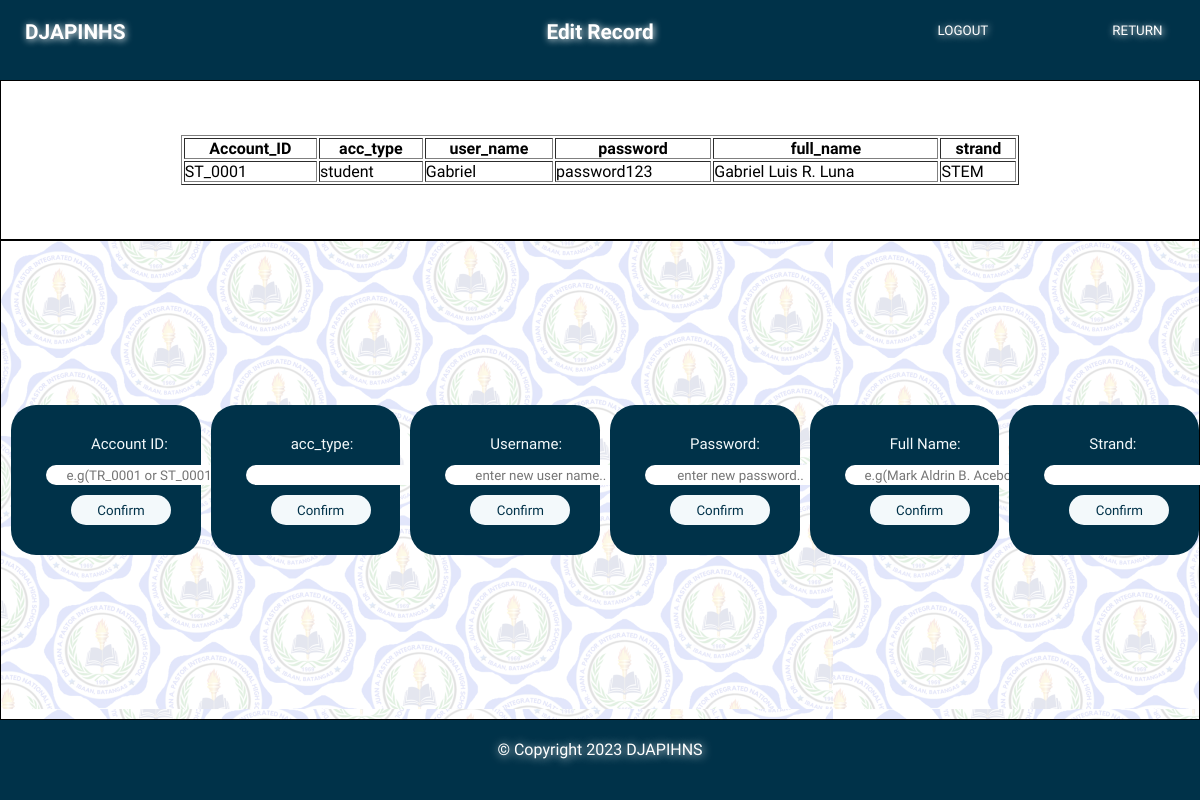
The page /EditAccountRecords.php?id=ST_0001 on the database its author committed.
### tables this page shows
CREATE TABLE `user_accounts` (
  `Account_ID` varchar(7) NOT NULL,
  `acc_type` varchar(7) NOT NULL DEFAULT 'student',
  `user_name` varchar(50) NOT NULL,
  `password` varchar(50) NOT NULL,
  `full_name` varchar(100) NOT NULL,
  `strand` varchar(10) NOT NULL DEFAULT 'FACULTY'
);

### EditAccountRecords.php (the view, shortened to what this page needs)
<?php
    include("scripts/functions.php");
    $ID = $_GET["id"];
?>
<!DOCTYPE html>
<html lang="en">
<head>
    <link rel="stylesheet" href="css/Editaccount.css">
    <link rel="stylesheet" href="css/index.css">
</head>
<body>
    <header>
        <nav class="NavBar">
            <h2>Edit Record</h2>
         <h2 class="djaphins">DJAPINHS</h2>
            <ul>
                <li>
                    <form action="EditAccountRecords.php?id=<?php echo $ID;?>" method="post">
                        <button type="submit" name="logout" class="log">LOGOUT</button>
                        <button type="submit" name="adminmenu" class="menu">RETURN</button>
                    </form>
                <li>
            </ul>
        </nav>
    </header>
    <main class="RecordEditFormContainer">
        <?php
                $getDataSQL = mysqli_query($connection, "SELECT * FROM user_accounts WHERE Account_ID = '$ID'");
                $data = mysqli_fetch_row($getDataSQL);
        ?>
            <form action="EditAccountRecords.php?id=<?php echo $ID;?>" method="post" autocomplete="off">
                <label class="parameter">Account ID:</label>
                <input type="text" name="newData" placeholder="e.g(TR_0001 or ST_0001)" class="inputval">
                <button type="submit" name="changeID" value="Account_ID" class="cn">Confirm</button> <br>
            </form>
            <form action="EditAccountRecords.php?id=<?php echo $ID;?>" method="post">
                <label class="parameter">acc_type:</label>
                <input list="accountType" name="newData" class="inputval" autocomplete="off">
                <button type="submit" name="confirm" value="acc_type" class="cn">Confirm</button> <br>
            </form>
            <form action="EditAccountRecords.php?id=<?php echo $ID;?>" method="post" autocomplete="username">
                <label class="parameter">Username:</label>
                <input type="text" name="newData" placeholder="enter new user name.." class="inputval">
                <button type="submit" name="confirm" value="user_name" class="cn">Confirm</button> <br>
            </form>
            <form action="EditAccountRecords.php?id=<?php echo $ID;?>" method="post" autocomplete="new-password">
                <label class="parameter">Password:</label>
                <input type="text" name="newData" placeholder="enter new password.." class="inputval">
                <button type="submit" name="confirm" value="password" class="cn">Confirm</button> <br>
            </form>
            <form action="EditAccountRecords.php?id=<?php echo $ID;?>" method="post" autocomplete="off">
                <label class="parameter">Full Name:</label>
                <input type="text" name="newData" placeholder="e.g(Mark Aldrin B. Acebo)" class="inputval">
                <button type="submit" name="confirm" value="full_name" class="cn">Confirm</button> <br>
            </form>
            <form action="EditAccountRecords.php?id=<?php echo $ID;?>" method="post" autocomplete="off">
                <label class="parameter">Strand:</label>
                <input list="STRAND" name="newData" class="inputval">
                <button type="submit" name="confirm" value="strand" class="cn">Confirm</button> <br>
            </form>
    </main>
    <section class="individualGradesCont">
        <table border="1px">
            <tr>
                <?php
                    $getHeadersSQL = mysqli_query($connection, "SHOW COLUMNS FROM user_accounts");
                    while($header = mysqli_fetch_row($getHeadersSQL)){
                ?>
                    <th><?php echo $header[0];?></th>
                <?php
                    }
                ?>
            </tr>
            <tr>
                <?php
                    for($i = 0; $i <= (mysqli_num_fields($getDataSQL)-1); $i++){
                ?>
                    <td><?php echo $data[$i];?></td>
                <?php
                    }
                ?>
            </tr>
        </table>
    </section>
    <footer>
    <p>© Copyright 2023 DJAPIHNS</p>
    </footer>
</body>
</html>

### css/Editaccount.css (style rules this page uses)
* { margin: 0; padding: 0; box-sizing: border-box; text-decoration: none; font-family: 'Gabarito', sans-serif; }
@media screen and (min-width:1024px) { body { min-height: 100vh; max-width: 100vw; } }
@media screen and (min-width:1024px) { .NavBar .log { position: relative; left: 30px; bottom: 20px; transition: .4s; border: none; background: none; color: #ffffff; text-shadow: 1px 1px 7px #ffffff; } }
@media screen and (min-width:1024px) { .NavBar .menu { position: relative; bottom: 20px; left: 150px; transition: .4s; border: none; background: none; color: #ffffff; text-shadow: 1px 1px 7px #ffffff; } }
@media screen and (min-width:1024px) { .RecordEditFormContainer { background: url(../assets/images/logoorigtintwhite.png); display: flex; position: fixed; top: 30vh; height: 60vh; width: 100vw; z-index: 0; justify-content: center; align-items: center; overflow-x: scroll; border: 1px solid black; } }
@media screen and (min-width:1024px) { .RecordEditFormContainer form { position: relative; height: 150px; width: 20%; margin-left: 10px; border-radius: 25px; background-color: #003249; } }
@media screen and (min-width:1024px) { .RecordEditFormContainer .parameter { position: fixed; margin-left: 80px; margin-top: 30px; font-size: 15px; color: #F3F9FB; } }
@media screen and (min-width:1024px) { .RecordEditFormContainer .inputval { position: fixed; margin-left: 35px; margin-top: 60px; border-radius: 25px; height: 20px; border: none; } }
@media screen and (min-width:1024px) { .RecordEditFormContainer .inputval::placeholder { text-align: center; } }
@media screen and (min-width:1024px) { .RecordEditFormContainer input { text-align: center; } }
@media screen and (min-width:1024px) { .RecordEditFormContainer .cn { position: fixed; margin-left: 60px; margin-top: 90px; border-radius: 20px; height: 30px; width: 100px; border: none; background-color:#F3F9FB; color: #003249; } }
@media screen and (min-width:1024px) { .individualGradesCont { display: flex; justify-content: center; align-items: center; height: 20vh; width: 100vw; position: fixed; top: 10vh; z-index: 0; overflow-x: scroll; border: 1px solid black; } }
@media screen and (min-width:1024px) { .individualGradesCont table { width: 70%; } }

### css/index.css (style rules this page uses)
* { margin: 0; padding: 0; box-sizing: border-box; text-decoration: none; font-family: 'Gabarito', sans-serif; }
body { min-height: 100vh; max-width: 100vw; }
.NavBar { position: fixed; top: 0; left: 0; height: 10vh; width: 100%; object-fit: cover; background-color: #003249; }
.NavBar h2 { font-size: 130%; margin-top: 20px; text-align: center; color: #ffffff; text-shadow: 1px 1px 7px #ffffff; }
header .NavBar ul { position: absolute; right: 0%; top: 0; margin-right: 25px; margin-top: 25px; }
.NavBar ul li { display: inline-block; text-align: center; width: 140px; height: 30px; margin-left: 5px; }
.NavBar .djaphins { position: absolute; left: 0; top: 0; margin-left: 25px; margin-bottom: 10px; }
footer { position: fixed; bottom: 0; left: 0; height: 10vh; width: 100vw; text-align: center; background-color: #003249; }
footer p { margin-top: 20px; color: #ffffff; text-shadow: 1px 1px 10px #ffffff; }

### rows shown on the page
user_accounts: Account_ID "ST_0001", acc_type "student", user_name "Gabriel", password "password123", full_name "Gabriel Luis R. Luna", strand "STEM"

### other values the page prints
$header[0] "Account_ID"
$header[0] "acc_type"
$header[0] "user_name"
$header[0] "password"
$header[0] "full_name"
$header[0] "strand"
